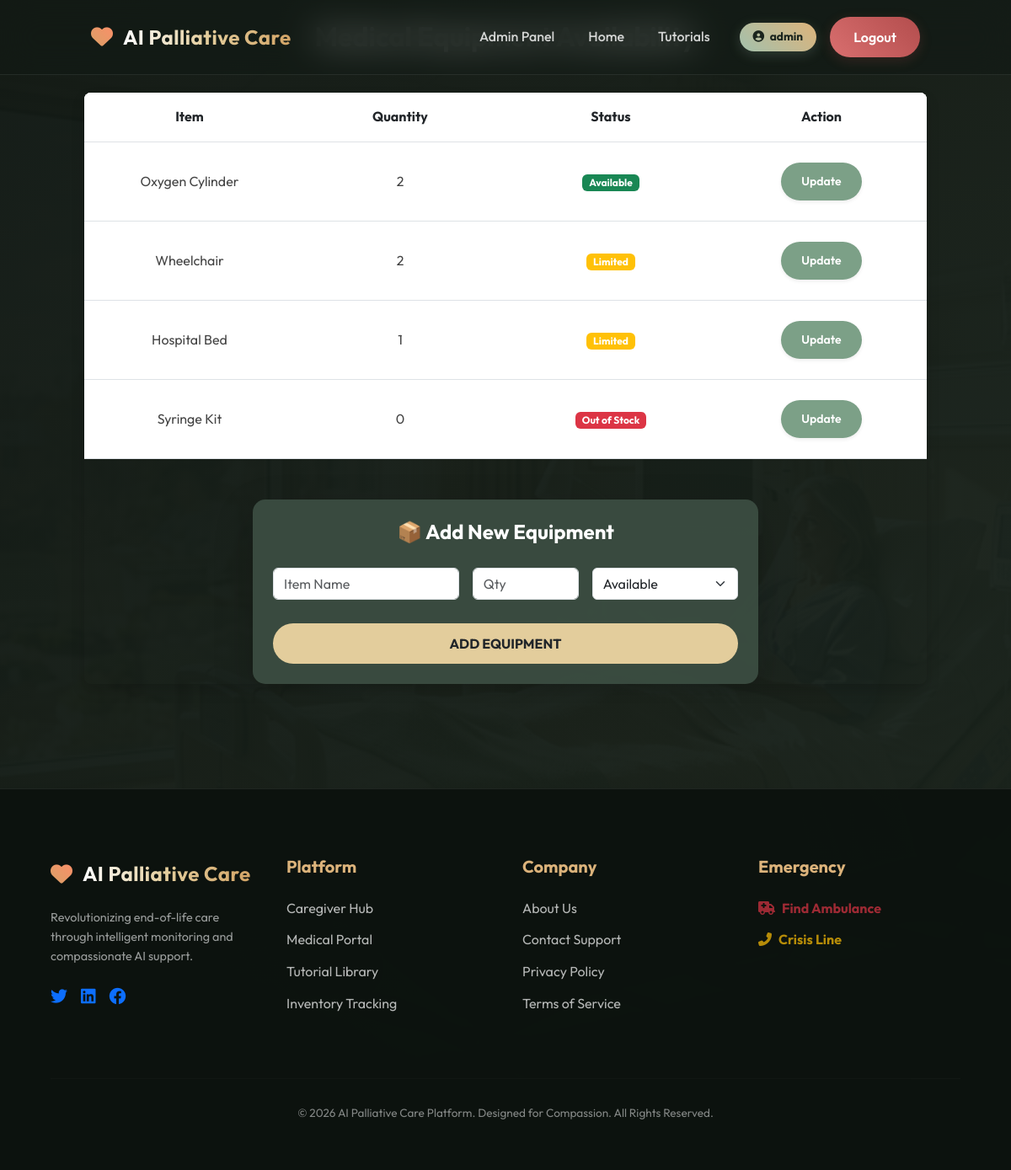
Before: /medical_items (signed in) with the older database file.
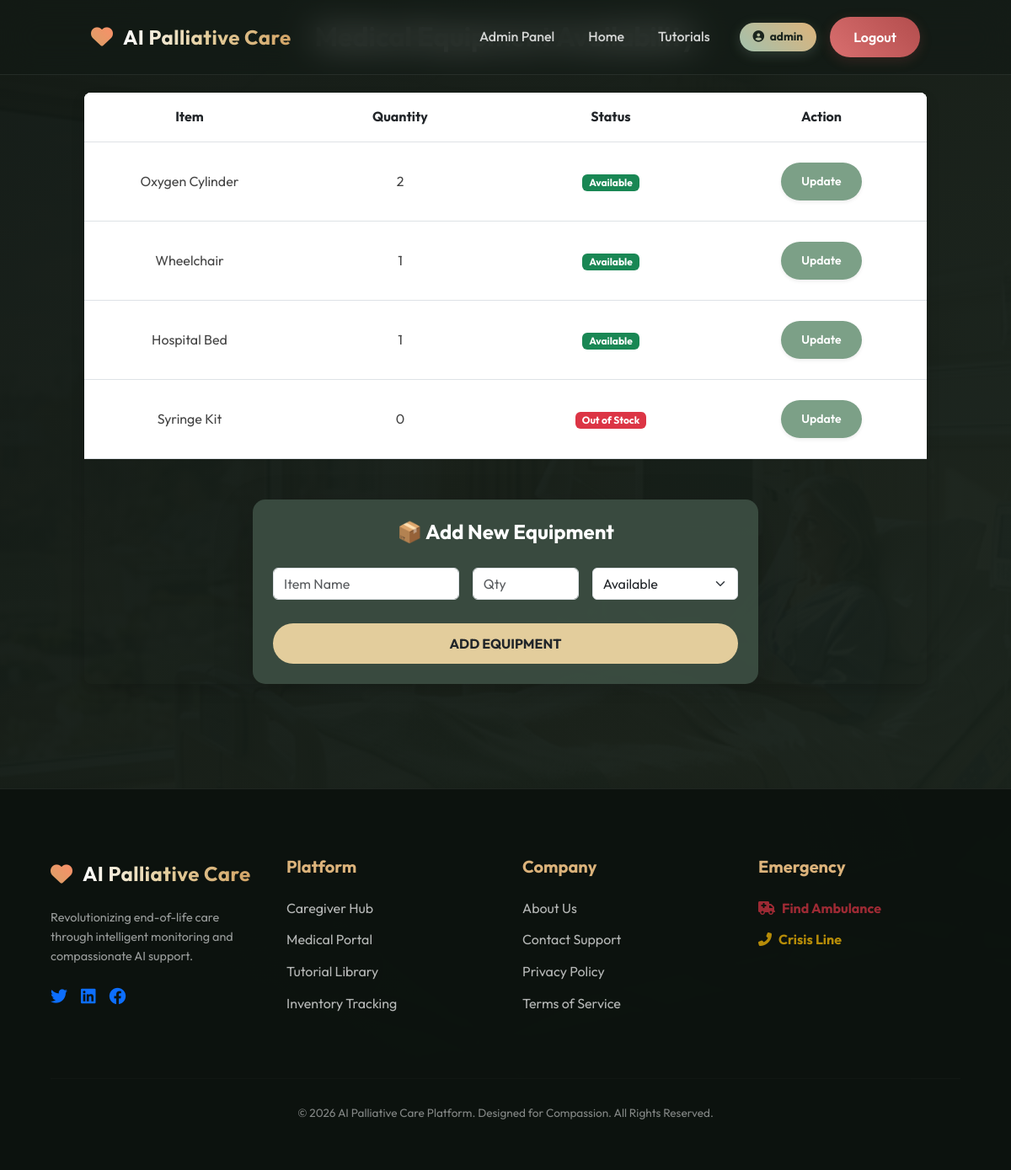
After: the same page with the newer database file.
### tables this page shows
CREATE TABLE medical_items(
        id INTEGER PRIMARY KEY AUTOINCREMENT,
        item_name TEXT,
        quantity INTEGER,
        status TEXT
    );

### app.py (the view)
@app.route("/medical_items")
def medical_items():
    if "user" not in session:
        return redirect("/login")
    conn = get_db()
    items = conn.execute("SELECT * FROM medical_items").fetchall()
    return render_template("medical_items.html", items=items, today_date=str(date.today()))

### app.py (called while the page is built)
@app.after_request
def add_header(response):
    response.cache_control.no_store = True
    response.cache_control.no_cache = True
    response.cache_control.must_revalidate = True
    response.cache_control.max_age = 0
    return response

def get_db():
    if 'db' not in g:
        g.db = sqlite3.connect(DB, timeout=20)
        g.db.row_factory = sqlite3.Row
        g.db.execute("PRAGMA journal_mode=WAL")
    return g.db

### templates/medical_items.html (shortened to what this page needs)
{% extends "base.html" %}
{% block content %}
<div class="container py-4">
    <h2 class="text-center fw-bold text-white mb-5" style="text-shadow: 0 2px 4px rgba(0,0,0,0.5);">Medical Equipment Availability</h2>
    <div class="table-responsive mx-auto shadow" style="max-width: 1000px; border-radius: 8px; overflow: hidden;">
        <table class="table table-hover text-center align-middle m-0" style="background: white;">
            <thead class="bg-light text-dark shadow-sm">
                <tr>
                    <th scope="col" class="py-3" style="width: 25%; font-weight: bold;">Item</th>
                    <th scope="col" class="py-3" style="width: 25%; font-weight: bold;">Quantity</th>
                    <th scope="col" class="py-3" style="width: 25%; font-weight: bold;">Status</th>
                    {% if session.role in ['admin', 'caregiver'] %}
                    <th scope="col" class="py-3" style="width: 25%; font-weight: bold;">Action</th>
                    {% endif %}
                </tr>
            </thead>
            <tbody>
                {% for item in items %}
                <tr>
                    <td class="py-4" style="color: #444;">{{ item.item_name }}</td>
                    <td class="py-4" style="color: #444;">{{ item.quantity }}</td>
                    <td class="py-4" style="color: #444;">
                        <span class="badge {% if item.status == 'Available' %}bg-success{% elif item.status == 'Limited' %}bg-warning{% else %}bg-danger{% endif %}">
                            {{ item.status }}
                        </span>
                    </td>
                    <td class="py-4">
                        {% if session.role == 'admin' %}
                        <a href="/update_item/{{ item.id }}" class="btn text-white rounded-pill px-4 shadow-sm" style="background: #7ca087; font-weight: 600; font-size: 14px;">
                            Update
                        </a>
                        {% endif %}
                    </td>
                </tr>
                {% else %}
                <tr>
                    <td colspan="5" class="py-4">No medical items found.</td>
                </tr>
                {% endfor %}
            </tbody>
        </table>
    {% if session.role == 'admin' %}
    <div class="mt-5 mx-auto p-4 shadow-lg text-white" style="max-width: 600px; background: rgba(59, 77, 66, 0.95); border-radius: 15px;">
        <h4 class="fw-bold mb-3 text-center">📦 Add New Equipment</h4>
        <form action="/add_item" method="POST">
            <div class="row g-3">
                <div class="col-md-5">
                    <input type="text" name="item_name" class="form-control" placeholder="Item Name" required>
                </div>
                <div class="col-md-3">
                    <input type="number" name="quantity" class="form-control" placeholder="Qty" required>
                </div>
                <div class="col-md-4">
                    <select name="status" class="form-select" required>
                        <option value="Available">Available</option>
                    </select>
                </div>
                <div class="col-12 mt-3">
                    <button type="submit" class="btn text-dark fw-bold w-100" style="background: #e3cd9c; border-radius: 25px;">
                        ADD EQUIPMENT
                    </button>
                </div>
            </div>
        </form>
    </div>
    {% endif %}
</div>
{% endblock %}

Changed rows visible on the page:
changed medical_items "Wheelchair": quantity "2" → "1"; status "Limited" → "Available"
changed medical_items "Hospital Bed": status "Limited" → "Available"
